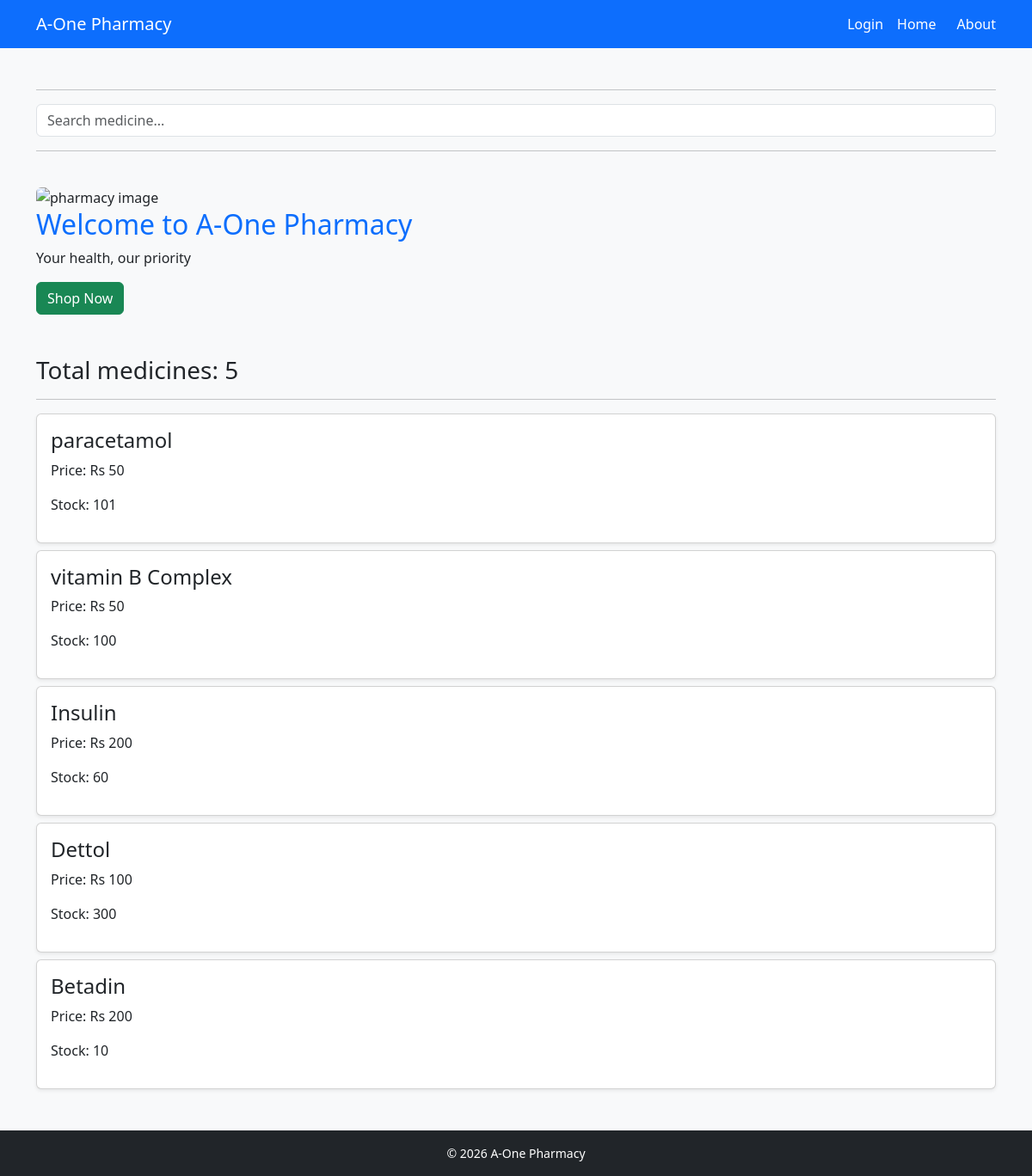
The app's page /, older data.
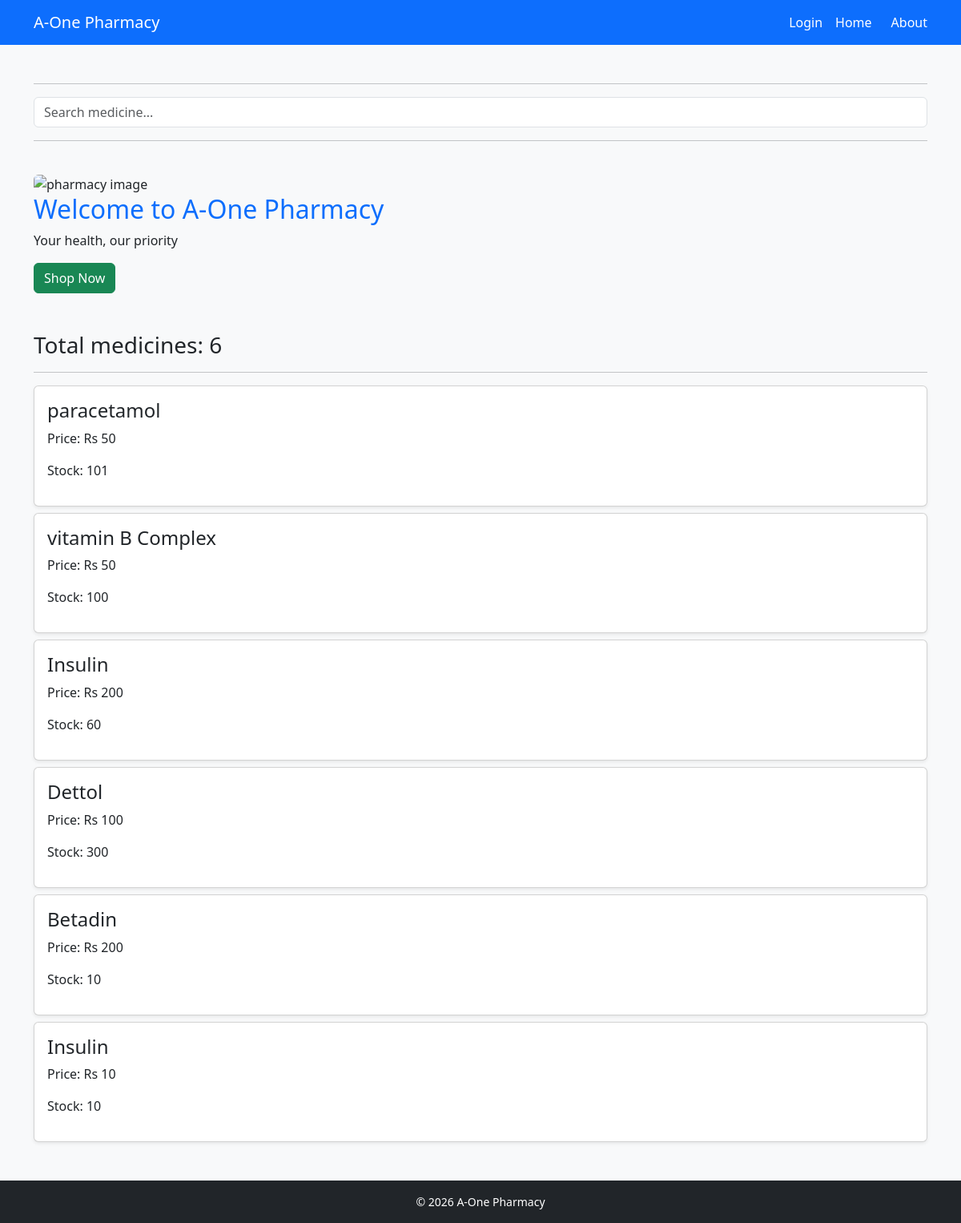
The same page, newer data.
### core/models.py (models this page shows, shortened)
class Medicine(models.Model):
    name = models.CharField(max_length=100)
    price = models.IntegerField()
    stock = models.IntegerField()

### core/views.py (the view)
# urls.py: path('', views.home),
def home(request):
    query = request.GET.get('q')
    if query:
        medicines = Medicine.objects.filter(name__icontains=query)
    else:
        medicines = Medicine.objects.all()
    return render(request, 'home.html', {'medicines': medicines})

### templates/home.html (shortened to what this page needs)
{% extends 'base.html' %}
  {% block content %}
  <hr>
<form method="GET" class="mb-3">
<input type="text" name="q" value="{{ request.GET.q }}" placeholder="Search medicine..." class="form-control"> </form>
<hr>
<br>
 <img src="https://plus.unsplash.com/premium_photo-1764187004417-1909e8648a70?q=80&w=1170&auto=format&fit=crop&ixlib=rb-4.1.0&ixid=M3wxMjA3fDB8MHxwaG90by1wYWdlfHx8fGVufDB8fHx8fA%3D%3D" alt="pharmacy image" width="500" class="img-fluid rounded">
 <h2>Welcome to A-One Pharmacy</h2>
 <p>Your health, our priority</p>
 <button class="btn btn-success">Shop Now</button>
<br>
<br>
<br>
 <h3>Total medicines: {{ medicines|length }}</h3>
 <hr>
{% if medicines %}
    {% for med in medicines %}
        <div class="card p-3 my-2 shadow-sm">
            <h4>{{ med.name }}</h4>
            <p>Price: Rs {{ med.price }}</p>
            <p>Stock: {{ med.stock }}</p>
        </div>
    {% endfor %}
{% else %}
    <p>No medicines available.</p>
{% endif %}
{% endblock %}

Row changes from the older to the newer data that the page shows:
added Medicine: name "Insulin", price "10", stock "10"
Text that changed along with them:
{{ medicines|length }}: "5" → "6"
